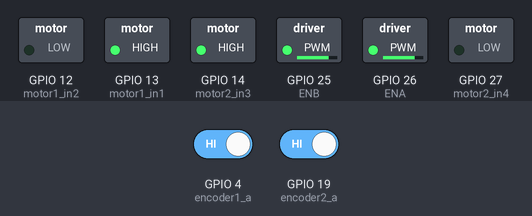
The sketch below on a simulated ESP32. Shown: switched loads named in the sketch (green lamp = pin HIGH). Inputs (shaded band) come from the test bench; at power-on: GPIO 4 (encoder1_a) HIGH, GPIO 19 (encoder2_a) HIGH.

Above: at 0.1 s.
Timing chart, 0 to 1.6 s (numbered marks = the images above):
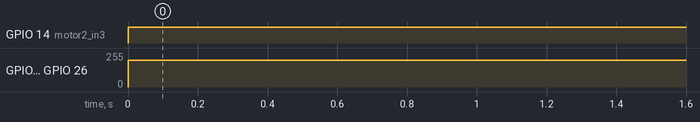

Measured:
- by itself, GPIO 14 (motor2_in3): LOW → HIGH at 0.00 s
- by itself, GPIO 25 (ENB), GPIO 26 (ENA): 0/255 → 200/255 at 0.00 s

The sketch:

MoveForward.ino
```cpp
#define motor1_in1 13
#define motor1_in2 12
#define motor2_in3 14
#define motor2_in4 27
#define ENA 26
#define ENB 25

// Encoder pins
#define encoder1_a 4
#define ENCA_B 18
#define encoder2_a 19
#define ENCB_B 23

#define wheel_circumference 150.0  // heel circumference in mm
#define pulses_per_revolution 210
#define cell_distance 180.0  // distance for one cell in mm
#define pulses_per_cell (int)((cell_distance / wheel_circumference) * pulses_per_revolution)

// Track encoder pulses for each motor
volatile int encoder1_count = 0;
volatile int encoder2_count = 0;

// Target encoder count to stop the motors
volatile int target_count = 0;

// Function prototypes
void IRAM_ATTR encoder1_isr();
void IRAM_ATTR encoder2_isr();
void moveForwardOneCell();
void stopMotors();

void setup() {
  // Reset encoder counts
  encoder1_count = 0;
  encoder2_count = 0;
  target_count = pulses_per_cell;

  // Motor and encoder pin setup
  pinMode(motor1_in1, OUTPUT);
  pinMode(motor1_in2, OUTPUT);
  pinMode(motor2_in3, OUTPUT);
  pinMode(motor2_in4, OUTPUT);
  pinMode(ENA, OUTPUT);
  pinMode(ENB, OUTPUT);
  // Encoder pins setup
  pinMode(encoder1_a, INPUT_PULLUP);
  pinMode(encoder2_a, INPUT_PULLUP);

  // Attach interrupts for encoders
  attachInterrupt(digitalPinToInterrupt(encoder1_a), encoder1_isr, RISING);
  attachInterrupt(digitalPinToInterrupt(encoder2_a), encoder2_isr, RISING);

  // Initialize Serial Monitor
  Serial.begin(9600);
}

void loop() {
  if ((encoder1_count < target_count) && (encoder2_count < target_count)) {
    moveForwardOneCell();
  } else {
    stopMotors();
    Serial.print("Moved one cell forward. Encoder1: ");
    Serial.print(encoder1_count);
    Serial.print(", Encoder2: ");
    Serial.println(encoder2_count);
    // Reset for next movement after a delay
      // Wait for 5 seconds
    delay(5000);
    encoder1_count = 0;
    encoder2_count = 0;
  }
}

void moveForwardOneCell() {
  digitalWrite(motor1_in1, HIGH);
  digitalWrite(motor1_in2, LOW);
  digitalWrite(motor2_in3, HIGH);
  digitalWrite(motor2_in4, LOW);
  analogWrite(ENA, 200);  // Adjust speed (0-255)
  analogWrite(ENB, 200);  // Adjust speed (0-255)

}

void stopMotors() {
  digitalWrite(motor1_in1, LOW);
  digitalWrite(motor1_in2, LOW);
  digitalWrite(motor2_in3, LOW);
  digitalWrite(motor2_in4, LOW);
  analogWrite(ENA, 0);
  analogWrite(ENB, 0);
}

void IRAM_ATTR encoder1_isr() {
  encoder1_count++;
}

void IRAM_ATTR encoder2_isr() {
  encoder2_count++;
}
```
